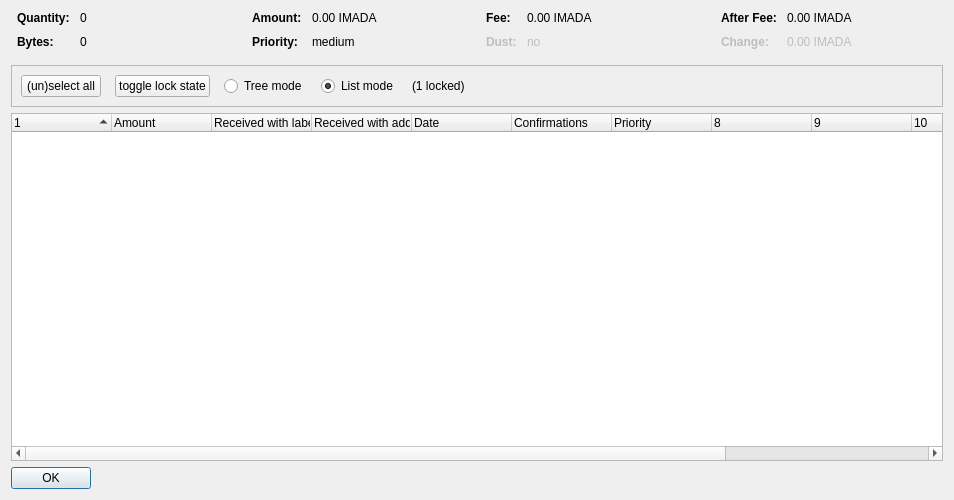
<?xml version="1.0" encoding="UTF-8"?>
<ui version="4.0">
 <class>CoinControlDialog</class>
 <widget class="QDialog" name="CoinControlDialog">
  <property name="geometry">
   <rect>
    <x>0</x>
    <y>0</y>
    <width>954</width>
    <height>500</height>
   </rect>
  </property>
  <property name="windowTitle">
   <string>Coin Selection</string>
  </property>
  <layout class="QVBoxLayout" name="verticalLayout">
   <item>
    <layout class="QHBoxLayout" name="horizontalLayoutTop" stretch="0,0,0,0">
     <property name="topMargin">
      <number>0</number>
     </property>
     <property name="bottomMargin">
      <number>10</number>
     </property>
     <item>
      <layout class="QFormLayout" name="formLayoutCoinControl1">
       <property name="horizontalSpacing">
        <number>10</number>
       </property>
       <property name="verticalSpacing">
        <number>10</number>
       </property>
       <property name="leftMargin">
        <number>6</number>
       </property>
       <property name="rightMargin">
        <number>6</number>
       </property>
       <item row="0" column="0">
        <widget class="QLabel" name="labelCoinControlQuantityText">
         <property name="font">
          <font>
           <weight>75</weight>
           <bold>true</bold>
          </font>
         </property>
         <property name="text">
          <string>Quantity:</string>
         </property>
        </widget>
       </item>
       <item row="0" column="1">
        <widget class="QLabel" name="labelCoinControlQuantity">
         <property name="cursor">
          <cursorShape>IBeamCursor</cursorShape>
         </property>
         <property name="contextMenuPolicy">
          <enum>Qt::ActionsContextMenu</enum>
         </property>
         <property name="text">
          <string notr="true">0</string>
         </property>
         <property name="textInteractionFlags">
          <set>Qt::LinksAccessibleByMouse|Qt::TextSelectableByKeyboard|Qt::TextSelectableByMouse</set>
         </property>
        </widget>
       </item>
       <item row="1" column="0">
        <widget class="QLabel" name="labelCoinControlBytesText">
         <property name="font">
          <font>
           <weight>75</weight>
           <bold>true</bold>
          </font>
         </property>
         <property name="text">
          <string>Bytes:</string>
         </property>
        </widget>
       </item>
       <item row="1" column="1">
        <widget class="QLabel" name="labelCoinControlBytes">
         <property name="cursor">
          <cursorShape>IBeamCursor</cursorShape>
         </property>
         <property name="contextMenuPolicy">
          <enum>Qt::ActionsContextMenu</enum>
         </property>
         <property name="text">
          <string notr="true">0</string>
         </property>
         <property name="textInteractionFlags">
          <set>Qt::LinksAccessibleByMouse|Qt::TextSelectableByKeyboard|Qt::TextSelectableByMouse</set>
         </property>
        </widget>
       </item>
      </layout>
     </item>
     <item>
      <layout class="QFormLayout" name="formLayoutCoinControl2">
       <property name="horizontalSpacing">
        <number>10</number>
       </property>
       <property name="verticalSpacing">
        <number>10</number>
       </property>
       <property name="leftMargin">
        <number>6</number>
       </property>
       <property name="rightMargin">
        <number>6</number>
       </property>
       <item row="0" column="0">
        <widget class="QLabel" name="labelCoinControlAmountText">
         <property name="font">
          <font>
           <weight>75</weight>
           <bold>true</bold>
          </font>
         </property>
         <property name="text">
          <string>Amount:</string>
         </property>
        </widget>
       </item>
       <item row="0" column="1">
        <widget class="QLabel" name="labelCoinControlAmount">
         <property name="cursor">
          <cursorShape>IBeamCursor</cursorShape>
         </property>
         <property name="contextMenuPolicy">
          <enum>Qt::ActionsContextMenu</enum>
         </property>
         <property name="text">
          <string notr="true">0.00 IMADA</string>
         </property>
         <property name="textInteractionFlags">
          <set>Qt::LinksAccessibleByMouse|Qt::TextSelectableByKeyboard|Qt::TextSelectableByMouse</set>
         </property>
        </widget>
       </item>
       <item row="1" column="0">
        <widget class="QLabel" name="labelCoinControlPriorityText">
         <property name="font">
          <font>
           <weight>75</weight>
           <bold>true</bold>
          </font>
         </property>
         <property name="text">
          <string>Priority:</string>
         </property>
        </widget>
       </item>
       <item row="1" column="1">
        <widget class="QLabel" name="labelCoinControlPriority">
         <property name="cursor">
          <cursorShape>IBeamCursor</cursorShape>
         </property>
         <property name="contextMenuPolicy">
          <enum>Qt::ActionsContextMenu</enum>
         </property>
         <property name="text">
          <string>medium</string>
         </property>
         <property name="textInteractionFlags">
          <set>Qt::LinksAccessibleByMouse|Qt::TextSelectableByKeyboard|Qt::TextSelectableByMouse</set>
         </property>
        </widget>
       </item>
      </layout>
     </item>
     <item>
      <layout class="QFormLayout" name="formLayoutCoinControl3">
       <property name="horizontalSpacing">
        <number>10</number>
       </property>
       <property name="verticalSpacing">
        <number>10</number>
       </property>
       <property name="leftMargin">
        <number>6</number>
       </property>
       <property name="rightMargin">
        <number>6</number>
       </property>
       <item row="0" column="0">
        <widget class="QLabel" name="labelCoinControlFeeText">
         <property name="font">
          <font>
           <weight>75</weight>
           <bold>true</bold>
          </font>
         </property>
         <property name="text">
          <string>Fee:</string>
         </property>
        </widget>
       </item>
       <item row="0" column="1">
        <widget class="QLabel" name="labelCoinControlFee">
         <property name="cursor">
          <cursorShape>IBeamCursor</cursorShape>
         </property>
         <property name="contextMenuPolicy">
          <enum>Qt::ActionsContextMenu</enum>
         </property>
         <property name="text">
          <string notr="true">0.00 IMADA</string>
         </property>
         <property name="textInteractionFlags">
          <set>Qt::LinksAccessibleByMouse|Qt::TextSelectableByKeyboard|Qt::TextSelectableByMouse</set>
         </property>
        </widget>
       </item>
       <item row="1" column="0">
        <widget class="QLabel" name="labelCoinControlLowOutputText">
         <property name="enabled">
          <bool>false</bool>
         </property>
         <property name="font">
          <font>
           <weight>75</weight>
           <bold>true</bold>
          </font>
         </property>
         <property name="text">
          <string>Dust:</string>
         </property>
        </widget>
       </item>
       <item row="1" column="1">
        <widget class="QLabel" name="labelCoinControlLowOutput">
         <property name="enabled">
          <bool>false</bool>
         </property>
         <property name="cursor">
          <cursorShape>IBeamCursor</cursorShape>
         </property>
         <property name="contextMenuPolicy">
          <enum>Qt::ActionsContextMenu</enum>
         </property>
         <property name="text">
          <string>no</string>
         </property>
         <property name="textInteractionFlags">
          <set>Qt::LinksAccessibleByMouse|Qt::TextSelectableByKeyboard|Qt::TextSelectableByMouse</set>
         </property>
        </widget>
       </item>
      </layout>
     </item>
     <item>
      <layout class="QFormLayout" name="formLayoutCoinControl4">
       <property name="horizontalSpacing">
        <number>10</number>
       </property>
       <property name="verticalSpacing">
        <number>10</number>
       </property>
       <property name="leftMargin">
        <number>6</number>
       </property>
       <property name="rightMargin">
        <number>6</number>
       </property>
       <item row="0" column="0">
        <widget class="QLabel" name="labelCoinControlAfterFeeText">
         <property name="font">
          <font>
           <weight>75</weight>
           <bold>true</bold>
          </font>
         </property>
         <property name="text">
          <string>After Fee:</string>
         </property>
        </widget>
       </item>
       <item row="0" column="1">
        <widget class="QLabel" name="labelCoinControlAfterFee">
         <property name="cursor">
          <cursorShape>IBeamCursor</cursorShape>
         </property>
         <property name="contextMenuPolicy">
          <enum>Qt::ActionsContextMenu</enum>
         </property>
         <property name="text">
          <string notr="true">0.00 IMADA</string>
         </property>
         <property name="textInteractionFlags">
          <set>Qt::LinksAccessibleByMouse|Qt::TextSelectableByKeyboard|Qt::TextSelectableByMouse</set>
         </property>
        </widget>
       </item>
       <item row="1" column="0">
        <widget class="QLabel" name="labelCoinControlChangeText">
         <property name="enabled">
          <bool>false</bool>
         </property>
         <property name="font">
          <font>
           <weight>75</weight>
           <bold>true</bold>
          </font>
         </property>
         <property name="text">
          <string>Change:</string>
         </property>
        </widget>
       </item>
       <item row="1" column="1">
        <widget class="QLabel" name="labelCoinControlChange">
         <property name="enabled">
          <bool>false</bool>
         </property>
         <property name="cursor">
          <cursorShape>IBeamCursor</cursorShape>
         </property>
         <property name="contextMenuPolicy">
          <enum>Qt::ActionsContextMenu</enum>
         </property>
         <property name="text">
          <string notr="true">0.00 IMADA</string>
         </property>
         <property name="textInteractionFlags">
          <set>Qt::LinksAccessibleByMouse|Qt::TextSelectableByKeyboard|Qt::TextSelectableByMouse</set>
         </property>
        </widget>
       </item>
      </layout>
     </item>
    </layout>
   </item>
   <item>
    <widget class="QFrame" name="frame">
     <property name="minimumSize">
      <size>
       <width>0</width>
       <height>40</height>
      </size>
     </property>
     <property name="frameShape">
      <enum>QFrame::StyledPanel</enum>
     </property>
     <property name="frameShadow">
      <enum>QFrame::Sunken</enum>
     </property>
     <layout class="QHBoxLayout" name="horizontalLayout">
      <item>
       <layout class="QHBoxLayout" name="horizontalLayoutPanel" stretch="0,0,0,0,0,0">
        <property name="spacing">
         <number>14</number>
        </property>
        <item>
         <widget class="QPushButton" name="pushButtonSelectAll">
          <property name="sizePolicy">
           <sizepolicy hsizetype="Maximum" vsizetype="Fixed">
            <horstretch>0</horstretch>
            <verstretch>0</verstretch>
           </sizepolicy>
          </property>
          <property name="text">
           <string>(un)select all</string>
          </property>
          <property name="autoDefault">
           <bool>false</bool>
          </property>
         </widget>
        </item>
        <item>
         <widget class="QPushButton" name="pushButtonToggleLock">
          <property name="sizePolicy">
           <sizepolicy hsizetype="Maximum" vsizetype="Fixed">
            <horstretch>0</horstretch>
            <verstretch>0</verstretch>
           </sizepolicy>
          </property>
          <property name="text">
           <string>toggle lock state</string>
          </property>
          <property name="autoDefault">
           <bool>false</bool>
          </property>
         </widget>
        </item>
        <item>
         <widget class="QRadioButton" name="radioTreeMode">
          <property name="sizePolicy">
           <sizepolicy hsizetype="Maximum" vsizetype="Fixed">
            <horstretch>0</horstretch>
            <verstretch>0</verstretch>
           </sizepolicy>
          </property>
          <property name="text">
           <string>Tree mode</string>
          </property>
         </widget>
        </item>
        <item>
         <widget class="QRadioButton" name="radioListMode">
          <property name="sizePolicy">
           <sizepolicy hsizetype="Maximum" vsizetype="Fixed">
            <horstretch>0</horstretch>
            <verstretch>0</verstretch>
           </sizepolicy>
          </property>
          <property name="text">
           <string>List mode</string>
          </property>
          <property name="checked">
           <bool>true</bool>
          </property>
         </widget>
        </item>
        <item>
         <widget class="QLabel" name="labelLocked">
          <property name="text">
           <string>(1 locked)</string>
          </property>
         </widget>
        </item>
        <item>
         <spacer name="horizontalSpacer">
          <property name="orientation">
           <enum>Qt::Horizontal</enum>
          </property>
          <property name="sizeHint" stdset="0">
           <size>
            <width>40</width>
            <height>20</height>
           </size>
          </property>
         </spacer>
        </item>
       </layout>
      </item>
     </layout>
    </widget>
   </item>
   <item>
    <widget class="CoinControlTreeWidget" name="treeWidget">
     <property name="contextMenuPolicy">
      <enum>Qt::CustomContextMenu</enum>
     </property>
     <property name="sortingEnabled">
      <bool>false</bool>
     </property>
     <property name="columnCount">
      <number>12</number>
     </property>
     <attribute name="headerShowSortIndicator" stdset="0">
      <bool>true</bool>
     </attribute>
     <attribute name="headerStretchLastSection">
      <bool>false</bool>
     </attribute>
     <column>
      <property name="text">
       <string/>
      </property>
     </column>
     <column>
      <property name="text">
       <string>Amount</string>
      </property>
     </column>
     <column>
      <property name="text">
       <string>Received with label</string>
      </property>
     </column>
     <column>
      <property name="text">
       <string>Received with address</string>
      </property>
     </column>
     <column>
      <property name="text">
       <string>Date</string>
      </property>
     </column>
     <column>
      <property name="text">
       <string>Confirmations</string>
      </property>
      <property name="toolTip">
       <string>Confirmed</string>
      </property>
     </column>
     <column>
      <property name="text">
       <string>Priority</string>
      </property>
     </column>
     <column>
      <property name="text">
       <string/>
      </property>
     </column>
     <column>
      <property name="text">
       <string/>
      </property>
     </column>
     <column>
      <property name="text">
       <string/>
      </property>
     </column>
     <column>
      <property name="text">
       <string/>
      </property>
     </column>
     <column>
      <property name="text">
       <string/>
      </property>
     </column>
    </widget>
   </item>
   <item>
    <widget class="QDialogButtonBox" name="buttonBox">
     <property name="sizePolicy">
      <sizepolicy hsizetype="Maximum" vsizetype="Fixed">
       <horstretch>0</horstretch>
       <verstretch>0</verstretch>
      </sizepolicy>
     </property>
     <property name="orientation">
      <enum>Qt::Horizontal</enum>
     </property>
     <property name="standardButtons">
      <set>QDialogButtonBox::Ok</set>
     </property>
    </widget>
   </item>
  </layout>
 </widget>
 <customwidgets>
  <customwidget>
   <class>CoinControlTreeWidget</class>
   <extends>QTreeWidget</extends>
   <header>coincontroltreewidget.h</header>
  </customwidget>
 </customwidgets>
 <resources/>
 <connections/>
</ui>
